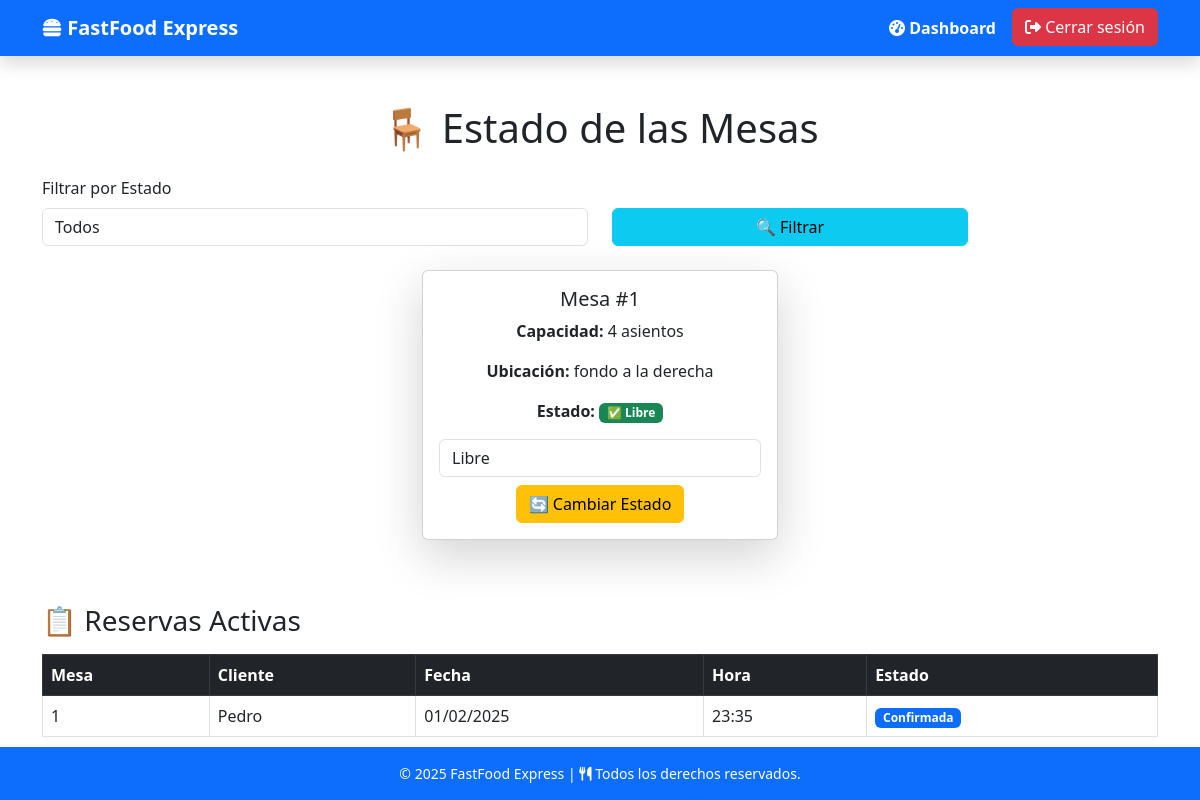
The page /mesas/ (signed in) on the database as committed earlier.
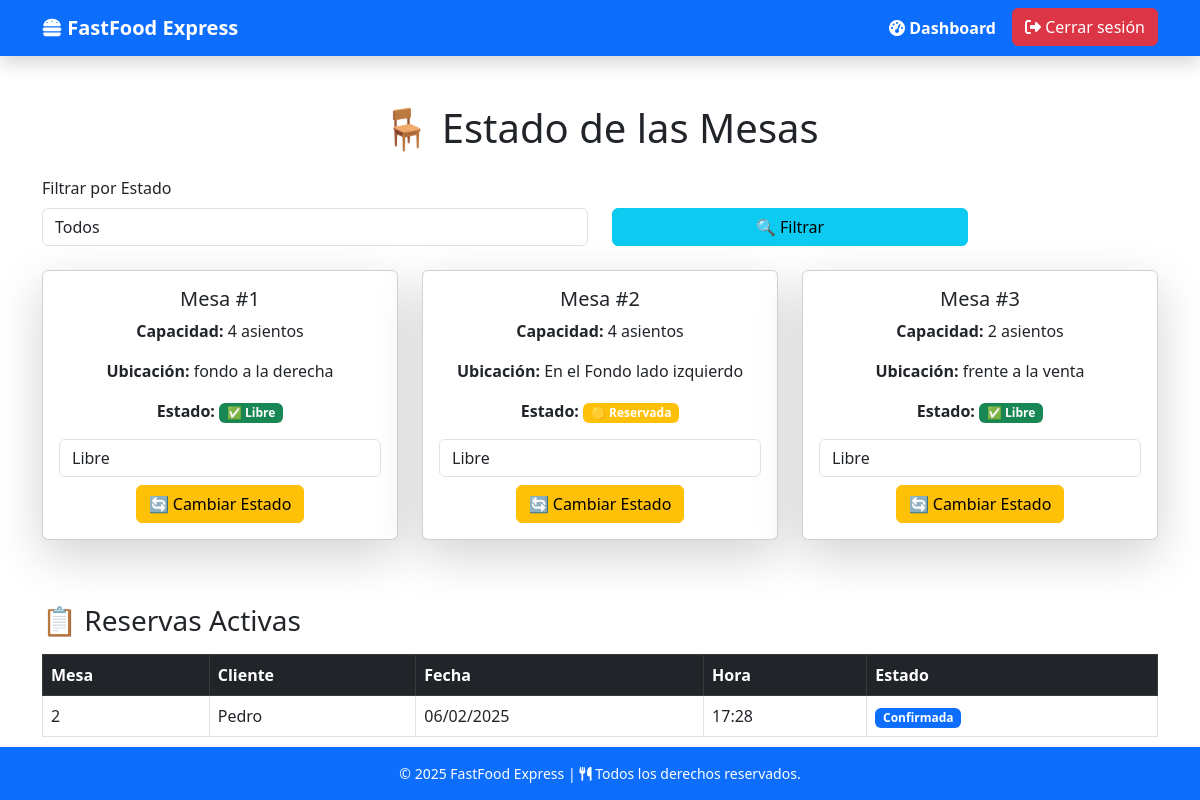
The same page on the database as committed later.
### mesas/models.py (models this page shows, shortened)
class Mesa(models.Model):
    identificador = models.CharField(max_length=50, unique=True)
    numero_asientos = models.PositiveIntegerField()
    ubicacion = models.CharField(max_length=100)
    estado = models.CharField(
        max_length=10,
        choices=EstadoMesa.choices,
        default=EstadoMesa.LIBRE
    )
    hora_disponible = models.DateTimeField(null=True, blank=True)

class Reserva(models.Model):
    identificador = models.CharField(max_length=50, unique=True)
    cliente = models.ForeignKey(Cliente, on_delete=models.CASCADE)
    mesa = models.ForeignKey(Mesa, on_delete=models.CASCADE)
    cantidad_personas = models.PositiveIntegerField()
    fecha_reserva = models.DateField()
    horario_inicio = models.DateTimeField()
    hora_reserva_finalizada = models.DateTimeField(null=True, blank=True)
    estado = models.CharField(
        max_length=15,
        choices=EstadoReserva.choices,
        default=EstadoReserva.CONFIRMADA
    )

### util/models.py (models this page shows, shortened)
class Persona(models.Model):
    cedula = models.CharField(max_length=10, unique=True)
    nombre = models.CharField(max_length=100)
    apellido = models.CharField(max_length=50)
    telefono = models.CharField(max_length=15, unique=True)
    email = models.EmailField(unique=True, null=True, blank=True)
    direccion = models.TextField(null=True, blank=True)
    class Meta:
        abstract = True

class Cliente(Persona):
    activo = models.BooleanField(default=True)

### mesas/views.py (the view)
# urls.py: path('mesas/', vista_mesas, name='vista_mesas'),
@login_required
def vista_mesas(request):
    estado = request.GET.get("estado")  # Obtener filtro de estado de la URL
    mesas = Mesa.objects.all()
    if estado and estado in EstadoMesa.values:
        mesas = mesas.filter(estado=estado)
    reservas = Reserva.objects.filter(estado="CONFIRMADA") if request.user.is_staff else None
    contexto = {
        "mesas": mesas,
        "reservas": reservas,
        "es_empleado": request.user.is_staff,  # 🔹 Nueva variable en el contexto
    }
    return render(request, 'mesas/ver_mesas.html', contexto)

### templates/mesas/ver_mesas.html (shortened to what the changed rows need)
{% extends 'base.html' %}
{% load static %}
{% block content %}
<div class="container mt-5">
    <h1 class="text-center mb-4">🪑 Estado de las Mesas</h1>
    <div class="row justify-content-center">
        {% for mesa in mesas %}
        <div class="col-md-4">
            <div class="card shadow-lg mb-3">
                <div class="card-body text-center">
                    <h5 class="card-title">Mesa #{{ mesa.identificador }}</h5>
                    <p class="card-text"><strong>Capacidad:</strong> {{ mesa.numero_asientos }} asientos</p>
                    <p class="card-text"><strong>Ubicación:</strong> {{ mesa.ubicacion }}</p>
                    <p class="card-text">
                        <strong>Estado:</strong>
                        {% if mesa.estado == "LIBRE" %}
                            <span class="badge bg-success">✅ Libre</span>
                        {% elif mesa.estado == "OCUPADA" %}
                            <span class="badge bg-danger">❌ Ocupada</span>
                        {% elif mesa.estado == "RESERVADA" %}
                            <span class="badge bg-warning">🟡 Reservada</span>
                        {% endif %}
                    </p>
                    {% if es_empleado %}
                        <form method="POST" action="{% url 'cambiar_estado_mesa' mesa.id %}" class="mt-3">
                            <select name="nuevo_estado" class="form-control mb-2">
                                <option value="LIBRE">Libre</option>
                            </select>
                            <button type="submit" class="btn btn-warning">🔄 Cambiar Estado</button>
                        </form>
                    {% endif %}
                </div>
            </div>
        </div>
        {% empty %}
        <p class="text-center text-muted">No hay mesas registradas.</p>
        {% endfor %}
    </div>
    {% if es_empleado %}
    <table class="table table-bordered mt-3">
        <thead class="table-dark">
            <tr>
                <th>Mesa</th>
                <th>Cliente</th>
                <th>Fecha</th>
                <th>Hora</th>
                <th>Estado</th>
            </tr>
        </thead>
        <tbody>
            {% for reserva in reservas %}
            <tr>
                <td>{{ reserva.mesa.identificador }}</td>
                <td>{{ reserva.cliente.nombre }}</td>
                <td>{{ reserva.fecha_reserva|date:"d/m/Y" }}</td>
                <td>{{ reserva.horario_inicio|time:"H:i" }}</td>
                <td>
                    {% if reserva.estado == "CONFIRMADA" %}
                        <span class="badge bg-primary">Confirmada</span>
                    {% elif reserva.estado == "EN_CURSO" %}
                        <span class="badge bg-warning">En Curso</span>
                    {% elif reserva.estado == "FINALIZADA" %}
                        <span class="badge bg-success">Finalizada</span>
                    {% elif reserva.estado == "CANCELADA" %}
                        <span class="badge bg-danger">Cancelada</span>
                    {% endif %}
                </td>
            </tr>
            {% empty %}
            <tr>
                <td colspan="5" class="text-center text-muted">No hay reservas activas.</td>
            </tr>
            {% endfor %}
        </tbody>
    </table>
    {% endif %}
</div>
{% endblock %}

Rows that differ between the two databases and show on the page:
no longer on this page (row edited): Reserva: mesa.identificador "1", cliente.nombre "Pedro", fecha_reserva "01/02/2025", horario_inicio "23:35", estado "Confirmada"
added Mesa: identificador "2", numero_asientos "4", ubicacion "En el Fondo lado izquierdo", estado "🟡 Reservada"
added Mesa: identificador "3", numero_asientos "2", ubicacion "frente a la venta", estado "✅ Libre"
added Reserva: mesa.identificador "2", cliente.nombre "Pedro", fecha_reserva "06/02/2025", horario_inicio "17:28", estado "Confirmada"
